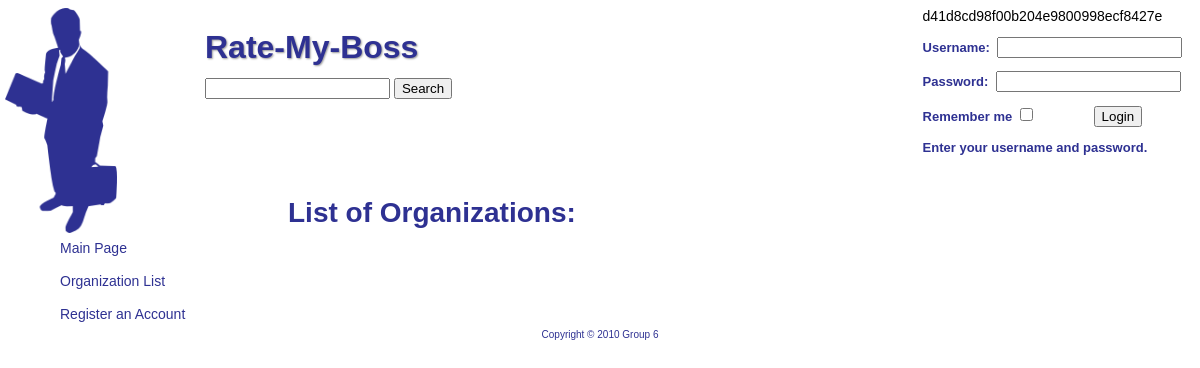
Page /index.php?page=organization on the earlier database version.
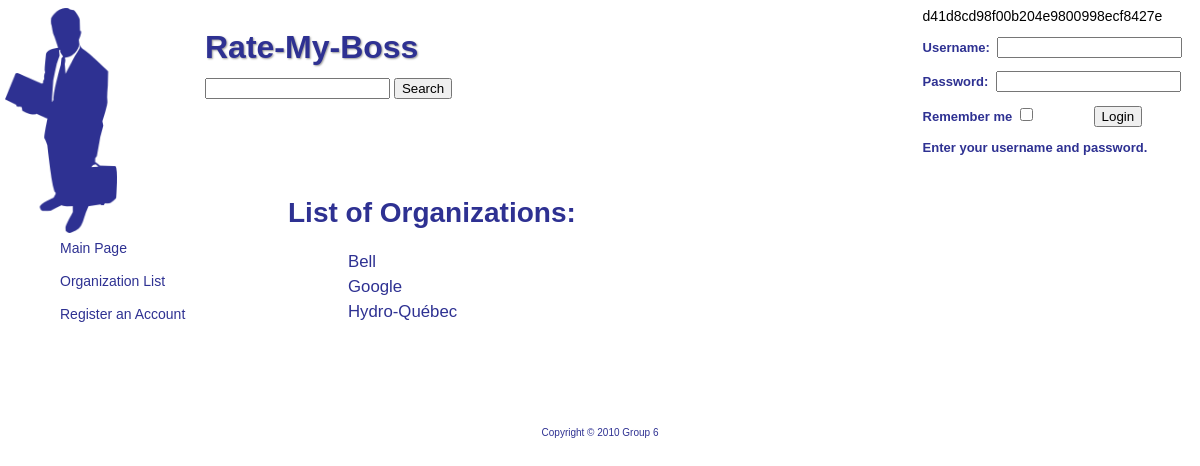
Same page on the later database version.
### tables this page shows
create table organization
(
orgId INT NOT NULL AUTO_INCREMENT,
name VARCHAR(40) NOT NULL,
industryType VARCHAR(40) NOT NULL,
city VARCHAR(40) NOT NULL,
province VARCHAR(40) NOT NULL,
website VARCHAR(40),
numberofEmployees INT,
isPending INT NOT NULL,
PRIMARY KEY (orgId)
);

### php/pages.php (called while the page is built, shortened)
<?php
$pageArray = array(
	"organization" => "../php/pages/organization.php",
	"evaluation" => "../php/pages/evaluation.php",
	"document" => "../php/pages/document.php",
	"supervisor" => "../php/pages/supervisor.php",
	"organizationid" => "../php/pages/organizationid.php",
	"evaluationid" => "../php/pages/evaluationid.php",
	"documentid" => "../php/pages/documentid.php",
	"supervisorid" => "../php/pages/supervisorid.php",
);
switch ($usertype) {
default:
	$pageArray["register"] = "../php/pages/register.php";
	break;
}
?>

### php/pages/organization.php (the view, shortened to what this page needs)
<div class="main">
<h2> List of Organizations:</h2>
<ul class="listing">
<?php
$query = "SELECT * FROM organization WHERE NOT isPending";
$result = mysql_query($query);
while($row = mysql_fetch_array($result))
{
    echo "<li>
    <a href='index.php?page=organization&id=${row[orgId]}'>
    {$row[name]}
    </a>
    </li>";
}
?>
</ul>
</div>

### php/header.php (shortened to what this page needs)
<!DOCTYPE html PUBLIC "-//W3C//DTD XHTML 1.0 Strict//EN"
"http://www.w3.org/TR/xhtml1/DTD/xhtml1-strict.dtd">
<html xmlns="http://www.w3.org/1999/xhtml">
<head>
	<link rel="stylesheet" href="style.css" type="text/css" />
</head>
<body>
	<div class="header">
		<img src="images/logo.png" alt="RMB Logo" height=225px/>
		<h1><a href="index.php">Rate-My-Boss</a></h1>
	</div>

### php/login.php (shortened to what this page needs)
	<div class="login">
<?php
include "../php/checklogin.php";
if ( !isset($_SESSION["username"]) ) {
	echo("		<form action='' method='post'>\n");
	echo("			<p>Username:&nbsp;&nbsp;<input class='loginbox' type='text' name='username' /></p>\n");
	echo("			<p>Password:&nbsp;&nbsp;<input class='loginbox' type='password' name='password' /></p>\n");
	echo("			<p>Remember me&nbsp;<input type='checkbox' name='remember' />\n");
	echo("			<input type='submit' name='sublogin' value='Login' /></p>\n");
	echo("		</form>\n");
	switch ($_SESSION["error"]) {
	case 0:
		echo("	<p>Enter your username and password.</p>\n");
		break;
	}
}
else {
	echo("	<p>Welcome <strong>{$_SESSION['username']}</strong> (<a href='logout.php'>logout</a>)</p>\n");
}
?>
	</div>

### php/checklogin.php (shortened to what this page needs)
<?php
$password = md5($_POST["password"]);
echo $password;
?>

### php/searchbox.php
<div class="search">
	<form action="" method="post">
		<input class="searchbox" /> <input type="submit" name="subsearch" value="Search" />
	</form>
</div>

### www/index.php (shortened to what this page needs)
<?php
include("../php/header.php");
include("../php/login.php");
include("../php/searchbox.php");
include("../php/pages.php");
if(isset($_GET["page"])) {
	if(array_key_exists($_GET["page"], $pageArray)) {
		if(isset($_GET["id"])) {
			include($pageArray[$_GET["page"]."id"]);
		} else {
			include($pageArray[$_GET["page"]]);
		}
	}
}
include("../php/menu.php");
include("../php/footer.php");
?>

### php/menu.php (shortened to what this page needs)
	<div class="menu">
		<ul>
<?php
print "			<li><a href=index.php?>Main Page</a></li>\n";
print "			<li><a href=index.php?page=organization>Organization List</a></li>\n";
if (isset($pageArray["register"])) {
	print "			<li><a href=index.php?page=register>Register an Account</a></li>\n";
}
?>
		</ul>
	</div>

### php/footer.php
	<div class="footer">
		<p>Copyright &copy; <?php echo date("Y")?> Group 6</p>
	</div>
</body>
</html>

### www/style.css (style rules this page uses)
body { font-family: Helvetica, Arial, sans-serif; font-size: 14px; color: #000000; }
h1 { font-size: 18px; font-weight: bold; color: #2E3192; text-align: center; }
h2 { font-size: 2em; color: #2E3192; }
a { color: #2E3192; text-decoration: none; }
.header { position: absolute; height: 110px; left: 5px; right: 200px; z-index:-1 }
.header h1 { position: absolute; top: 0px; left: 200px; text-shadow: 1px 1px 2px #999999; font-size: 32px; font-weight: bold; color: #2E3192; font-family: inherit; }
.login { float: right; top: 0px; left: 500px; margin-right: 10px; margin-top:0px; z-index:5; }
.login p { font-size: 13px; font-weight: bold; color: #2E3192; }
.search { position: relative; top: 70px; left: 197px; z-index:2; overflow-x:hidden; }
.menu { position: absolute; top: 220px; left: 0px; line-height: 200%; font-size: 14px; color: #2E3192; }
.main { margin-top: 168px; margin-left: 280px; margin-right: 50px; }
.listing { font-size: 120%; }
ul { list-style: none; }
li { padding-left: 20px; padding-bottom: 5px; }
.footer { font-size: 10px; text-align: center; margin-top: 100px; margin-bottom: 50px; color: #2E3192; }

Differences in the rows shown:
now on this page (row edited): organization: name "Bell"
now on this page (row edited): organization: name "Google"
now on this page (row edited): organization: name "Hydro-Québec"
